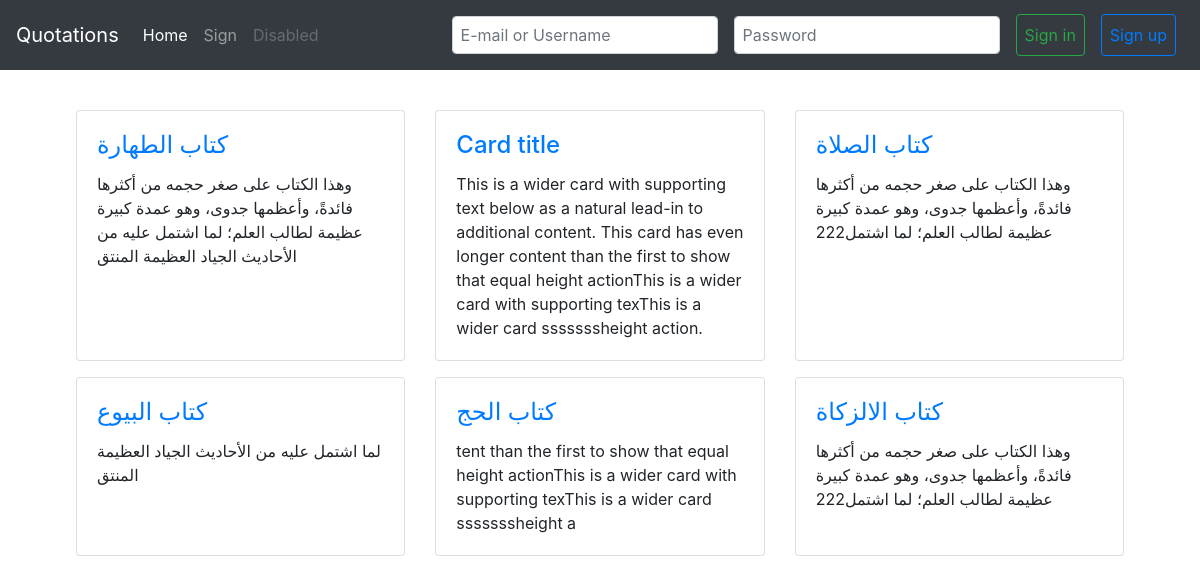
The page / on the database its author committed.
### tables this page shows
CREATE TABLE `books` (
  `book_id` int(3) NOT NULL,
  `book_name` tinytext NOT NULL,
  `book_description` tinytext NOT NULL
);

### classes/dbh_class.php (called while the page is built)
<?php
class Dbh
{
    private $host = 'localhost';
    private $user = 'root';
    private $pwd = '';
    private $dbname = 'websitedb';
    protected function connect()
    {
        $dsn = 'mysql:host=' . $this->host . ';dbname=' . $this->dbname;
        try {
            $pdo = new PDO($dsn, $this->user,$this->pwd);
       } catch (\PDOException $e) {
            throw new \PDOException($e->getMessage(), (int)$e->getCode());
       }
        $pdo->setAttribute(PDO::ATTR_DEFAULT_FETCH_MODE, PDO::FETCH_ASSOC);
        return $pdo;
    }
}

### classes/books_class.php (called while the page is built, shortened)
<?php
class Books extends Dbh {
    protected function get_books()
    {
        $sql = "SELECT * FROM books;";
        $stmt = $this->connect()->prepare($sql);
        $stmt->execute();
        return $stmt->fetchAll();
    }
}

### classes/booksview_class.php (the view, shortened to what this page needs)
<?php
class BooksView extends Books {
    public function show_books()
    {
        $result = $this->get_books();
        $counter = 0;
        echo '<div class="card-deck m-3">';
        foreach ($result as $row){
            if ($counter % 3 == 0){
                echo '</div>
                <div class="card-deck m-3">';
            }
            echo '<div class="card">
            <div class="card-body">
              <h4 class="card-title"><a href="sections.php?id='.$row ["book_id"].'">'.$row ["book_name"].'</a></h4>';
             echo  '<p class="card-text">'.$row ["book_description"].'</p>';
            echo '</div>
          </div>';
          $counter++;
        }
        echo'</div>';
    }
}

### rows shown on the page
books: book_name "كتاب الطهارة", book_description "وهذا الكتاب على صغر حجمه من أكثرها فائدةً، وأعظمها جدوى، وهو عمدة كبيرة عظيمة لطالب العلم؛ لما اشتمل عليه من الأحاديث الجياد العظيمة المنتق"
books: book_name "Card title", book_description "This is a wider card with supporting text below as a natural lead-in to additional content. This card has even longer content than the first to show that equal height actionThis is a wider card with supporting texThis is a wider card sssssssheight action."
books: book_name "كتاب الصلاة", book_description "وهذا الكتاب على صغر حجمه من أكثرها فائدةً، وأعظمها جدوى، وهو عمدة كبيرة عظيمة لطالب العلم؛ لما اشتمل222"
books: book_name "كتاب البيوع", book_description "لما اشتمل عليه من الأحاديث الجياد العظيمة المنتق"
books: book_name "كتاب الحج", book_description "tent than the first to show that equal height actionThis is a wider card with supporting texThis is a wider card sssssssheight a"
books: book_name "كتاب الالزكاة", book_description "وهذا الكتاب على صغر حجمه من أكثرها فائدةً، وأعظمها جدوى، وهو عمدة كبيرة عظيمة لطالب العلم؛ لما اشتمل222"
